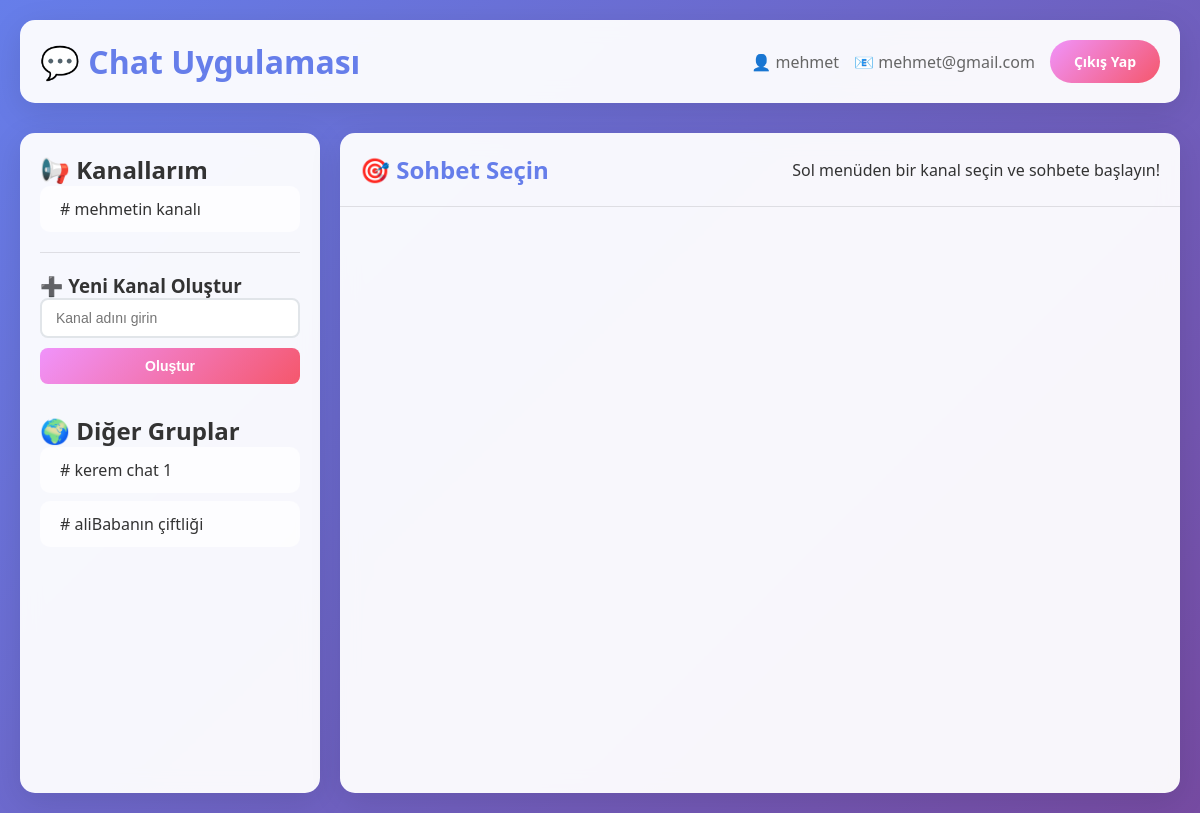
The app's page / (signed in) with its own data.
### models.py (models this page shows, shortened)
class User(db.Model):
    id = db.Column(db.Integer, primary_key=True)
    username = db.Column(db.String(150), unique=True, nullable=False)
    email = db.Column(db.String(150), unique=True, nullable=False)
    password = db.Column(db.String(60), nullable=False)
    groups = db.relationship('Group', secondary=user_group, back_populates='members')

class Group(db.Model):
    id = db.Column(db.Integer, primary_key=True)
    name = db.Column(db.String(100), nullable=False)
    members = db.relationship('User', secondary=user_group, back_populates='groups')
    messages = db.relationship('Message', backref='group', lazy=True)

### routes.py (the view)
@main.route('/')
def index():
    if 'user_id' in session:
        user = User.query.get(session['user_id'])
        all_groups = Group.query.all()
        user_groups = user.groups
        other_groups = [group for group in all_groups if group not in user_groups]
        return render_template('chat.html', user=user, groups=other_groups)
    else:
        groups = Group.query.all()
        return render_template('index.html', groups=groups, user=None)

### templates/chat.html (shortened to what this page needs)
<!DOCTYPE html>
<html lang="en">
<head>
    <link rel="stylesheet" href="/static/css/main.css">
    <link rel="stylesheet" href="/static/css/chat.css">
</head>
<body>
    <div class="container fade-in">
        <div class="header">
            <h1>💬 Chat Uygulaması</h1>
            <div class="user-info">
                <p>👤 {{ user.username }}</p>
                <p>📧 {{ user.email }}</p>
                <a href="/logout" class="btn btn-secondary">Çıkış Yap</a>
            </div>
        </div>
        <div class="chat-container">
            <div class="chat-sidebar">
                <h2>📢 Kanallarım</h2>
                <ul class="channel-list" id="channel-list">
                    {% for group in user.groups %}
                    <li class="channel-item">
                        <a href="/chat/{{ group.id }}"># {{ group.name }}</a>
                    </li>
                    {% endfor %}
                </ul>
                <div class="create-channel">
                    <h3>➕ Yeni Kanal Oluştur</h3>
                    <input type="text" id="new-channel" placeholder="Kanal adını girin">
                    <button id="create-channel">Oluştur</button>
                </div>
                <div style="margin-top: 30px;">
                    <h2>🌍 Diğer Gruplar</h2>
                    <ul class="channel-list" id="other-group-list">
                        {% for group in groups %}
                        <li class="channel-item">
                            <a href="/chat/{{ group.id }}"># {{ group.name }}</a>
                        </li>
                        {% endfor %}
                    </ul>
                </div>
            </div>
            <div class="chat-main">
                <div class="chat-header">
                    <h2>🎯 Sohbet Seçin</h2>
                    <p>Sol menüden bir kanal seçin ve sohbete başlayın!</p>
                </div>
            </div>
        </div>
    </div>
</body>
</html>

### static/css/main.css (style rules this page uses)
* { margin: 0; padding: 0; box-sizing: border-box; }
body { font-family: 'Segoe UI', Tahoma, Geneva, Verdana, sans-serif; background: linear-gradient(135deg, #667eea 0%, #764ba2 100%); min-height: 100vh; color: #333; }
.container { max-width: 1200px; margin: 0 auto; padding: 20px; }
.header { background: rgba(255, 255, 255, 0.95); backdrop-filter: blur(10px); border-radius: 15px; padding: 20px; margin-bottom: 30px; box-shadow: 0 8px 32px rgba(0, 0, 0, 0.1); display: flex; justify-content: space-between; align-items: center; }
.header h1 { color: #667eea; font-size: 2rem; font-weight: 700; }
.header .user-info { display: flex; align-items: center; gap: 15px; }
.header .user-info p { color: #666; font-weight: 500; }
.btn { background: linear-gradient(135deg, #667eea 0%, #764ba2 100%); color: white; border: none; padding: 12px 24px; border-radius: 25px; cursor: pointer; font-size: 14px; font-weight: 600; transition: all 0.3s ease; text-decoration: none; display: inline-block; text-align: center; }
.btn-secondary { background: linear-gradient(135deg, #f093fb 0%, #f5576c 100%); }
.fade-in { animation: fadeIn 0.5s ease-out; }

### static/css/chat.css (style rules this page uses)
.chat-container { display: grid; grid-template-columns: 300px 1fr; gap: 20px; height: calc(100vh - 140px); }
.chat-sidebar { background: rgba(255, 255, 255, 0.95); backdrop-filter: blur(10px); border-radius: 15px; padding: 20px; box-shadow: 0 8px 32px rgba(0, 0, 0, 0.1); overflow-y: auto; }
.chat-main { background: rgba(255, 255, 255, 0.95); backdrop-filter: blur(10px); border-radius: 15px; box-shadow: 0 8px 32px rgba(0, 0, 0, 0.1); display: flex; flex-direction: column; }
.chat-header { padding: 20px; border-bottom: 1px solid rgba(0, 0, 0, 0.1); display: flex; justify-content: space-between; align-items: center; }
.chat-header h2 { color: #667eea; font-size: 1.5rem; font-weight: 600; }
.channel-list { list-style: none; margin-bottom: 20px; }
.channel-item { padding: 12px 16px; border-radius: 10px; margin-bottom: 8px; background: rgba(255, 255, 255, 0.7); transition: all 0.3s ease; border-left: 4px solid transparent; cursor: pointer; }
.channel-item a { color: #333; text-decoration: none; font-weight: 500; display: block; }
.create-channel { margin-top: 20px; padding-top: 20px; border-top: 1px solid rgba(0, 0, 0, 0.1); }
.create-channel input { width: 100%; padding: 10px 14px; border: 2px solid #e1e5e9; border-radius: 8px; font-size: 14px; margin-bottom: 10px; transition: all 0.3s ease; }
.create-channel button { width: 100%; padding: 10px; background: linear-gradient(135deg, #f093fb 0%, #f5576c 100%); color: white; border: none; border-radius: 8px; cursor: pointer; font-size: 14px; font-weight: 600; transition: all 0.3s ease; }

### records on screen
User: username "mehmet", email "mehmet@gmail.com"
Group: name "mehmetin kanalı"
Group: name "kerem chat 1"
Group: name "aliBabanın çiftliği"
